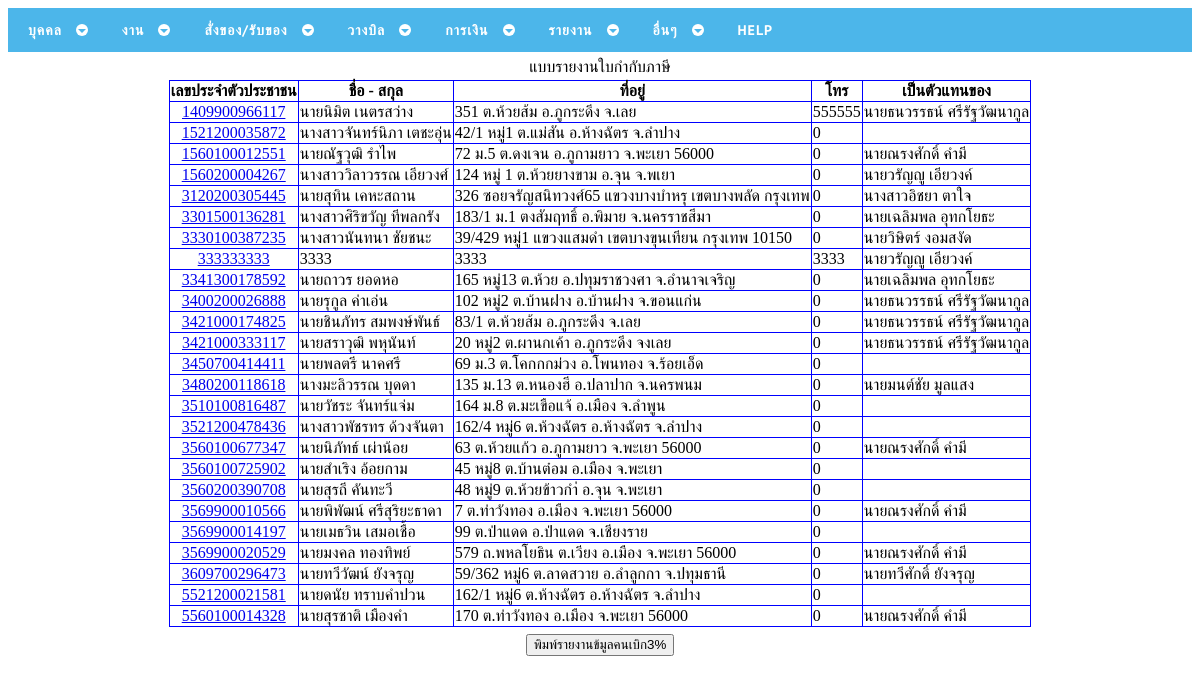
Page /agentedit.php on the committed database.
### tables this page shows
CREATE TABLE `agent` (
  `AgentID` varchar(13) NOT NULL,
  `AgentName` varchar(50) NOT NULL,
  `AgentAddress` varchar(100) DEFAULT NULL,
  `AgentTel` int(10) DEFAULT NULL,
  `EmID` varchar(13) NOT NULL
);

CREATE TABLE `employee` (
  `EmID` varchar(13) NOT NULL,
  `EmName` varchar(50) NOT NULL,
  `EmAddress` varchar(100) DEFAULT NULL,
  `EmTel` varchar(10) DEFAULT NULL
);

### agentedit.php (the view, shortened to what this page needs)
<!DOCTYPE html PUBLIC "-//W3C//DTD XHTML 1.0 Transitional//EN" "http://www.w3.org/TR/xhtml1/DTD/xhtml1-transitional.dtd">
<html xmlns="http://www.w3.org/1999/xhtml">
<head>
<?php
include("cssmenu/head.php");
?>
</head>
<body>
<?php include("cssmenu/menu.php"); ?>
<div align="center">
<table width="100%" border="0">
  <tr>
    <td><table width="100%" border="0">
  			<tr>
        		<td colspan="5"><div align="center">แบบรายงานใบกำกับภาษี</div></td>
        </tr>
      	<tr>
        	 <td colspan="5"><div align="center">
<?php
					$strSQL = "SELECT * FROM  agent ";
					$objQuery = mysql_query($strSQL) or die ("Error Query [".$strSQL."]");
?>
		<table border="1" bordercolor="#0000FF" style="border-collapse:collapse;" >
  			<tr>
    			<th> <div align="center">เลขประจำตัวประชาชน</div></th>
    			<th> <div align="center">ชื่อ - สกุล</div></th>
    			<th> <div align="center">ที่อยู่</div></th>
    			<th> <div align="center">โทร</div></th>
          <th> <div align="center">เป็นตัวแทนของ</div></th>
  			</tr>
<?php
while($objResult = mysql_fetch_array($objQuery))
{
?>
  			<tr>
    			<td><div align="center"><a href="agentupdate.php?txtagentid=<?php echo $objResult["AgentID"] ; ?>" target = "_blank"><?php echo $objResult["AgentID"];?> </a></div></td>
    			<td><?php echo $objResult["AgentName"] ; ?></td>
    			<td><?php echo $objResult["AgentAddress"] ; ?></td>
    			<td><?php echo $objResult["AgentTel"] ; ?></td>
<?php
  $objQuery1 = mysql_query("SELECT * FROM  employee Where EmID = '".$objResult["EmID"]."'") or die ("Error Query [".$strSQL."]");
  $objResult1 = mysql_fetch_array($objQuery1);
?>
          <td><?php echo $objResult1["EmName"] ; ?></td>
  			</tr>
<?php
}
?>
		</table>
				</td>
       		</tr>
		</table>
	</td>
  </tr>
  <tr>
    <td>
	<div align="center"><a href="exportagent.php" target = "_blank"><input type="button" name="Button" value="พิมพ์รายงานข้มูลคนเบิก3%" onClick="#'"></a></div></td>
  </tr>
  <tr>
    <td>&nbsp;</td>
  </tr>
</table>
</div>
</body>
</html>

### rows in the picture
agent: AgentID "1409900966117", AgentName "นายนิมิต เนตรสว่าง", AgentAddress "351 ต.ห้วยส้ม อ.ภูกระดึง จ.เลย", AgentTel "555555", EmID.EmName "นายธนวรรธน์ ศรีรัฐวัฒนากูล"
agent: AgentID "1521200035872", AgentName "นางสาวจันทร์นิภา เตชะอุ่น", AgentAddress "42/1 หมู่1 ต.แม่สัน อ.ห้างฉัตร จ.ลำปาง", AgentTel "0"
agent: AgentID "1560100012551", AgentName "นายณัฐวุฒิ รำไพ", AgentAddress "72 ม.5 ต.ดงเจน อ.ภูกามยาว จ.พะเยา 56000", AgentTel "0", EmID.EmName "นายณรงศักดิ์ คำมี"
agent: AgentID "1560200004267", AgentName "นางสาววิลาวรรณ เอียวงศ์", AgentAddress "124 หมู่ 1 ต.ห้วยยางขาม อ.จุน จ.พเยา", AgentTel "0", EmID.EmName "นายวรัญญู เอียวงค์"
agent: AgentID "3120200305445", AgentName "นายสุทิน เคหะสถาน", AgentAddress "326 ซอยจรัญสนิทวงศ์65 แขวงบางบำหรุ เขตบางพลัด กรุงเทพ", AgentTel "0", EmID.EmName "นางสาวอิชยา ตาใจ"
agent: AgentID "3301500136281", AgentName "นางสาวศิริขวัญ ทีพลกรัง", AgentAddress "183/1 ม.1 ตงสัมฤทธิ์ อ.พิมาย จ.นครราชสีมา", AgentTel "0", EmID.EmName "นายเฉลิมพล อุทกโยธะ"
agent: AgentID "3330100387235", AgentName "นางสาวนันทนา ชัยชนะ", AgentAddress "39/429 หมู่1 แขวงแสมดำ เขตบางขุนเทียน กรุงเทพ 10150", AgentTel "0", EmID.EmName "นายวิษิตร์ งอมสงัด"
agent: AgentID "333333333", AgentName "3333", AgentAddress "3333", AgentTel "3333", EmID.EmName "นายวรัญญู เอียวงค์"
agent: AgentID "3341300178592", AgentName "นายถาวร ยอดหอ", AgentAddress "165 หมู่13 ต.ห้วย อ.ปทุมราชวงศา จ.อำนาจเจริญ", AgentTel "0", EmID.EmName "นายเฉลิมพล อุทกโยธะ"
agent: AgentID "3400200026888", AgentName "นายรุกูล ค่าเอ่น", AgentAddress "102 หมู่2 ต.บ้านฝาง อ.บ้านฝาง จ.ขอนแก่น", AgentTel "0", EmID.EmName "นายธนวรรธน์ ศรีรัฐวัฒนากูล"
agent: AgentID "3421000174825", AgentName "นายชินภัทร สมพงษ์พันธ์", AgentAddress "83/1 ต.ห้วยส้ม อ.ภูกระดึง จ.เลย", AgentTel "0", EmID.EmName "นายธนวรรธน์ ศรีรัฐวัฒนากูล"
agent: AgentID "3421000333117", AgentName "นายสราวุฒิ พหุนันท์", AgentAddress "20 หมู่2 ต.ผานกเค้า อ.ภูกระดึง จงเลย", AgentTel "0", EmID.EmName "นายธนวรรธน์ ศรีรัฐวัฒนากูล"
agent: AgentID "3450700414411", AgentName "นายพลตรี นาคศรี", AgentAddress "69 ม.3 ต.โคกกกม่วง อ.โพนทอง จ.ร้อยเอ็ด", AgentTel "0"
agent: AgentID "3480200118618", AgentName "นางมะลิวรรณ บุดดา", AgentAddress "135 ม.13 ต.หนองฮี อ.ปลาปาก จ.นครพนม", AgentTel "0", EmID.EmName "นายมนต์ชัย มูลแสง"
agent: AgentID "3510100816487", AgentName "นายวัชระ จันทร์แจ่ม", AgentAddress "164 ม.8 ต.มะเขือแจ้ อ.เมือง จ.ลำพูน", AgentTel "0"
agent: AgentID "3521200478436", AgentName "นางสาวพัชรทร ด้วงจันตา", AgentAddress "162/4 หมู่6 ต.ห้วงฉัตร อ.ห้างฉัตร จ.ลำปาง", AgentTel "0"
agent: AgentID "3560100677347", AgentName "นายนิภัทธ์ เผ่าน้อย", AgentAddress "63 ต.ห้วยแก้ว อ.ภูกามยาว จ.พะเยา 56000", AgentTel "0", EmID.EmName "นายณรงศักดิ์ คำมี"
agent: AgentID "3560100725902", AgentName "นายสำเริง อ้อยกาม", AgentAddress "45 หมู่8 ต.บ้านต๋อม อ.เมือง จ.พะเยา", AgentTel "0"
agent: AgentID "3560200390708", AgentName "นายสุรถี คันทะวี", AgentAddress "48 หมู่9 ต.ห้วยข้าวกำ่ อ.จุน จ.พะเยา", AgentTel "0"
agent: AgentID "3569900010566", AgentName "นายพิพัฒน์ ศรีสุริยะธาดา", AgentAddress "7 ต.ท่าวังทอง อ.เมือง จ.พะเยา 56000", AgentTel "0", EmID.EmName "นายณรงศักดิ์ คำมี"
agent: AgentID "3569900014197", AgentName "นายเมธวิน เสมอเชื้อ", AgentAddress "99 ต.ป่าแดด อ.ป่าแดด จ.เชียงราย", AgentTel "0"
agent: AgentID "3569900020529", AgentName "นายมงคล ทองทิพย์", AgentAddress "579 ถ.พหลโยธิน ต.เวียง อ.เมือง จ.พะเยา 56000", AgentTel "0", EmID.EmName "นายณรงศักดิ์ คำมี"
agent: AgentID "3609700296473", AgentName "นายทวีวัฒน์ ยังจรุญ", AgentAddress "59/362 หมู่6 ต.ลาดสวาย อ.ลำลูกกา จ.ปทุมธานี", AgentTel "0", EmID.EmName "นายทวีศักดิ์ ยังจรุญ"
agent: AgentID "5521200021581", AgentName "นายดนัย ทราบคำปวน", AgentAddress "162/1 หมู่6 ต.ห้างฉัตร อ.ห้างฉัตร จ.ลำปาง", AgentTel "0"
agent: AgentID "5560100014328", AgentName "นายสุรชาติ เมืองคำ", AgentAddress "170 ต.ท่าวังทอง อ.เมือง จ.พะเยา 56000", AgentTel "0", EmID.EmName "นายณรงศักดิ์ คำมี"
